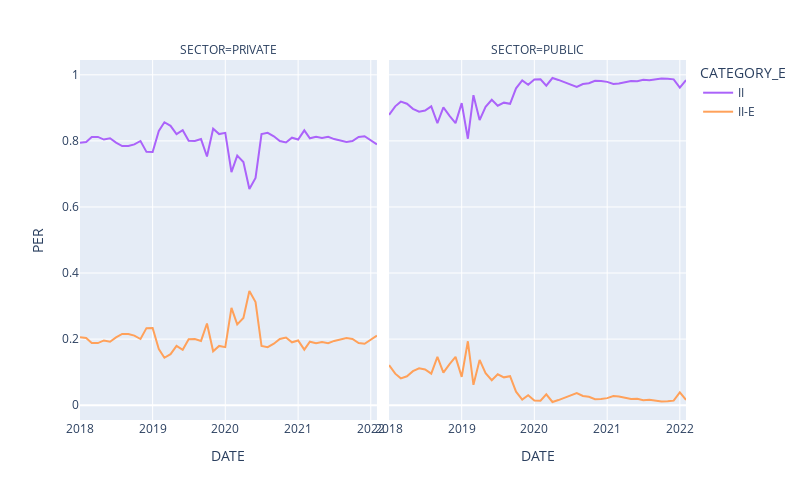

Notebook code cell kept with this figure:
### Code cell
fig = px.line(XYZ, 
             x="DATE", 
             y="PER", 
             color="CATEGORY_E", 
             facet_col="SECTOR",
             width=800, height=500,
             color_discrete_map = dict_colors,
             title='',
            )

fig.show()
